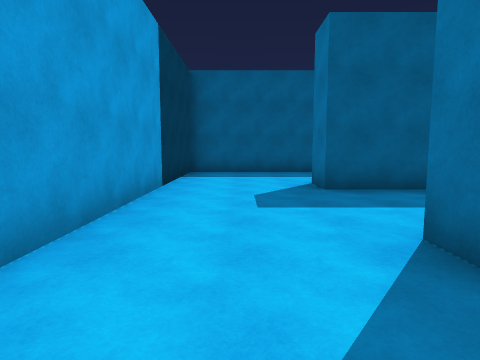
[1] (above)

23 first-person views from a walk through a 3-D level made in the Unity game engine. The camera is 1.5 m above the floor, tilts 6° down and sees 75° across. The floor is counted in squares, 2 m on a side. Each view is taken from the middle of a square. On the plan, view 1 faces up. The plan holds only what a view shows up to about 10 squares ahead; the rest is blank. The place goes on beyond the plan.

[2]
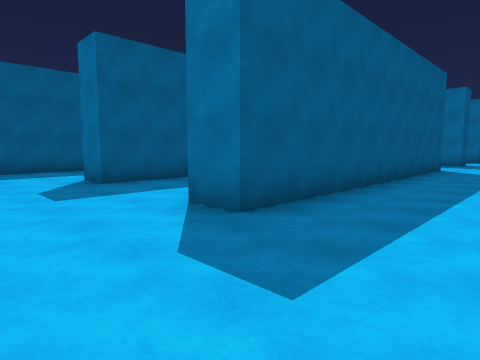

[3]
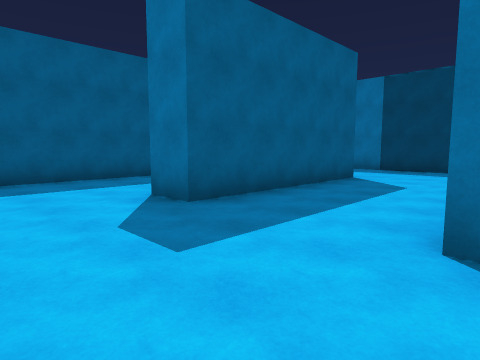

[4]
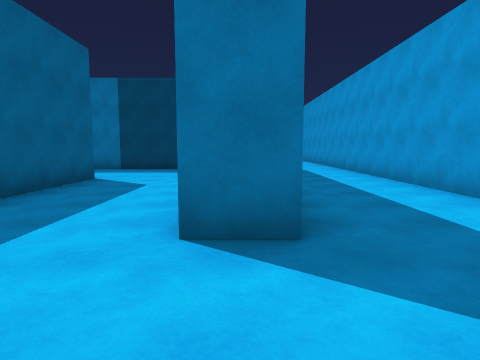

[5]
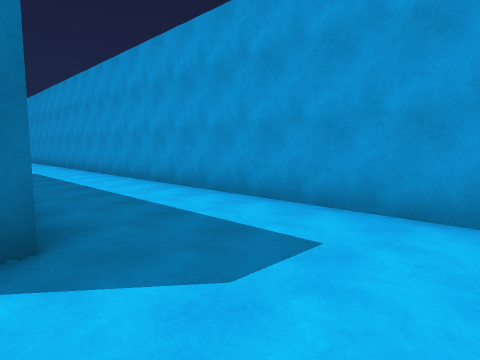

[6]
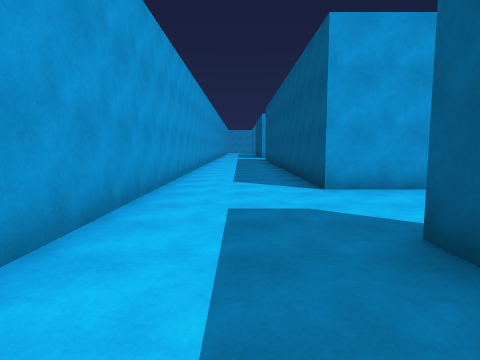

[7]
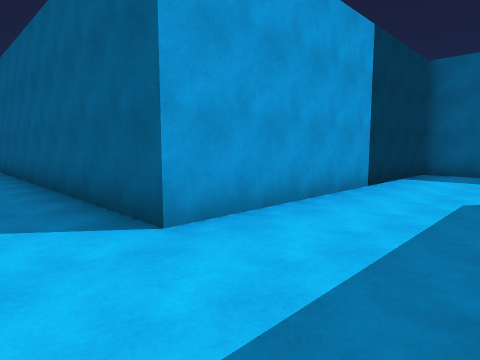

[8]
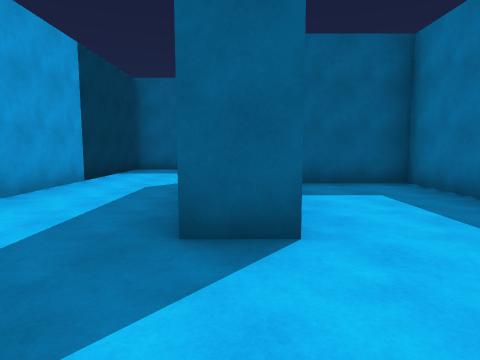

[9]
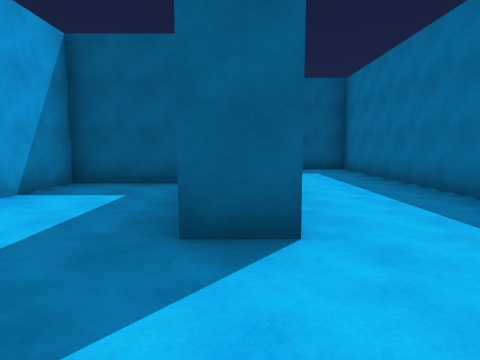

[10]
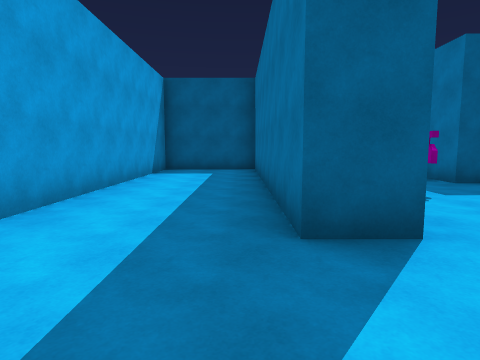

[11]
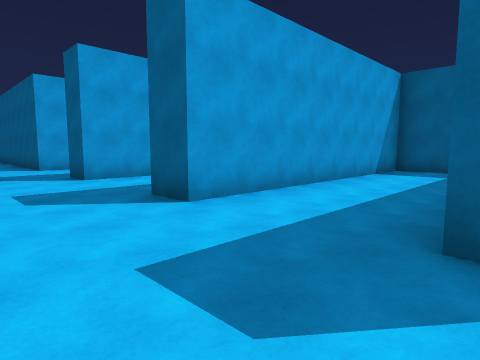

[12]
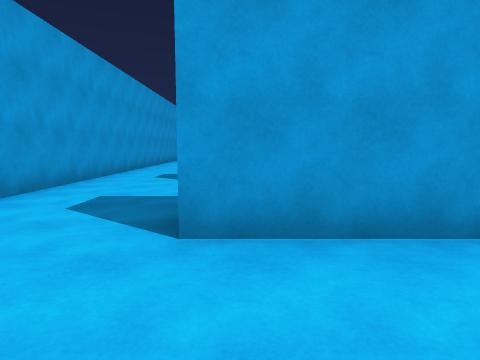

[13]
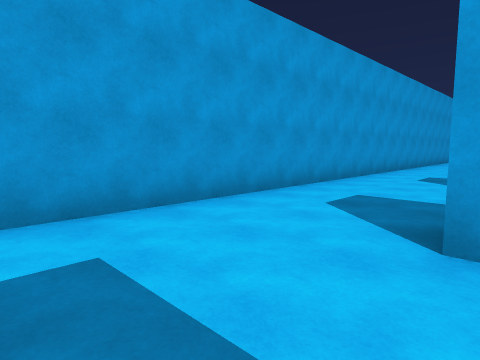

[14]
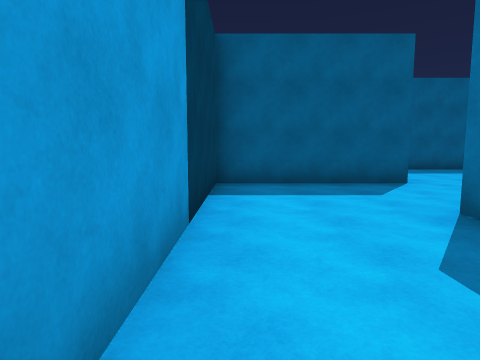

[15]
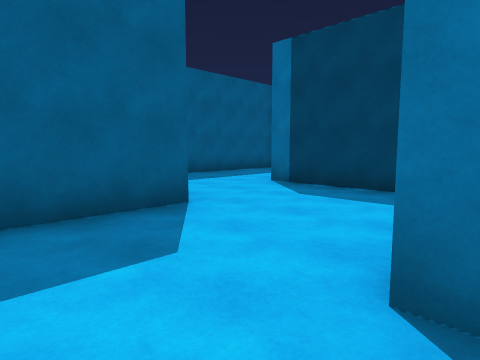

[16]
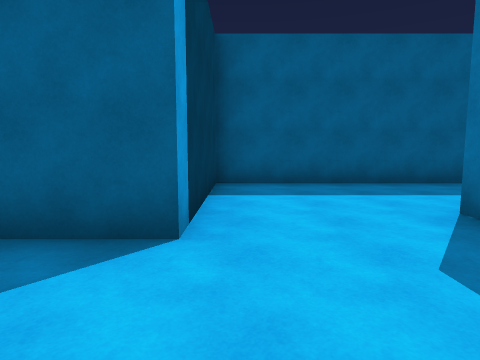

[17]
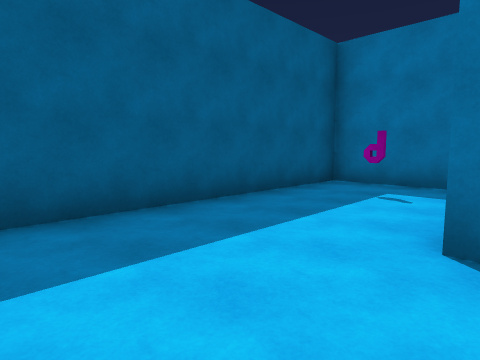

[18]
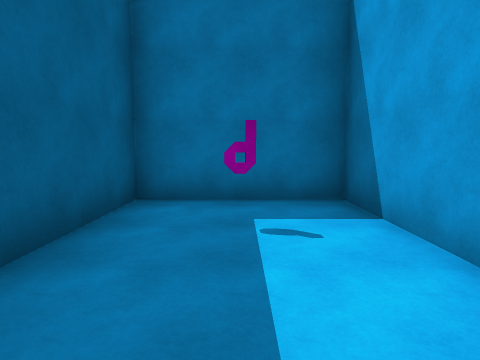

[19]
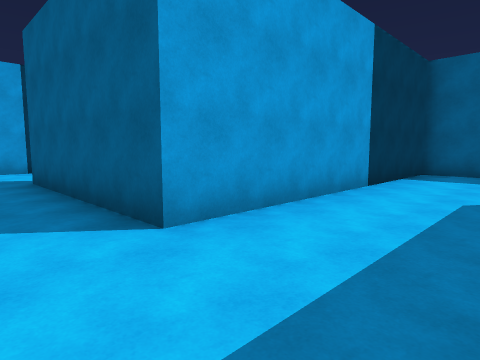

[20]
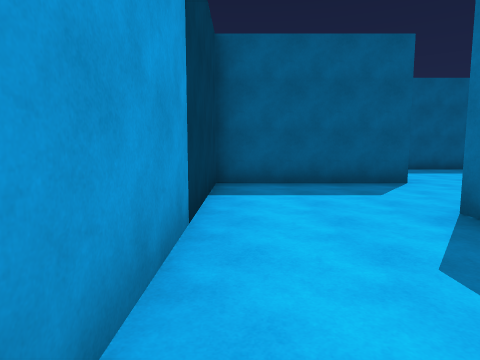

[21]
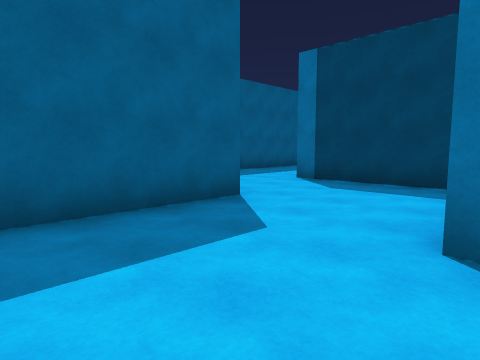

[22]
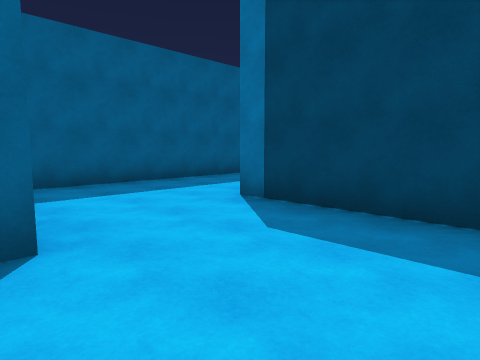

[23]
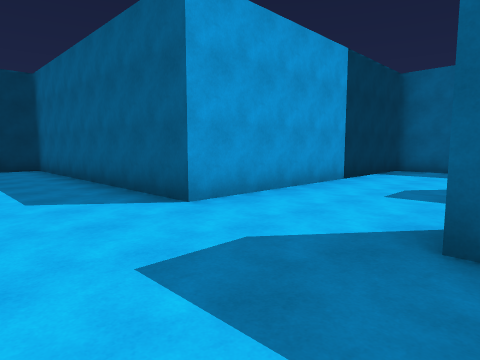

### Floor plan
Points are (right, up) in squares from view 1. A wall is a line through its corners. A room is listed if a view was taken in it or the views show most of it. See-through windows are left out.
Room 1 (views 1, 2, 3, 4, 5, 6, 7, 8, 9, 10, 11, 12, 13, 14, 15, 16, 17, 18, 19, 20, 21, 22, 23)
walls: (13.5, 11.2) (13.5, 14.5); (9.5, 4) (9.5, 5.8); (17.5, 7.8) (17.5, 10.5); (10.6, 13.5) (6.5, 13.5) (6.5, 5.5) (1.5, 5.5) (1.5, 6.5); (17.5, 3.5) (17.5, 5.5) (14.5, 5.5) (14.5, 1.5) (13.5, 1.5); (18.9, 10.5) (21.5, 10.5) (21.5, 13.5) (14.5, 13.5) (14.5, 9.5) (10.5, 9.5) (10.5, 1.5) (1.5, 1.5) (1.5, 2.5); (20, 9.5) (18.5, 9.5) (18.5, 1.5) (17.5, 1.5); (3.2, 9.5) (-1.5, 9.5) (-1.5, 1.5) (-6.1, 1.5); (22.6, 1.5) (21.5, 1.5) (21.5, 9); (20, 25.5) (18.5, 25.5) (18.5, 17.5) (10.5, 17.5) (10.5, 16.5); (-5.9, -1.5) (20.6, -1.5)

Positions as (right, up) in squares from view 1, and headings:
1: (0, 0), facing up
2: (-1, -1), facing up-right
3: (-1, 2), facing up-right
4: (-1, 2), facing right
5: (-1, 2), facing down-right
6: (4, 0), facing left
7: (13, 0), facing up-left
8: (14, -1), facing up
9: (18, -1), facing up
10: (21, -1), facing up
11: (22, -1), facing up-left
12: (21, 2), facing left
13: (21, 2), facing down-left
14: (11, 3), facing up
15: (12, 6), facing up-right
16: (15, 7), facing up
17: (15, 10), facing up-right
18: (17, 12), facing right
19: (9, 4), facing up-left
20: (7, 7), facing up
21: (7, 10), facing up-right
22: (10, 11), facing up-right
23: (22, 15), facing up-left
